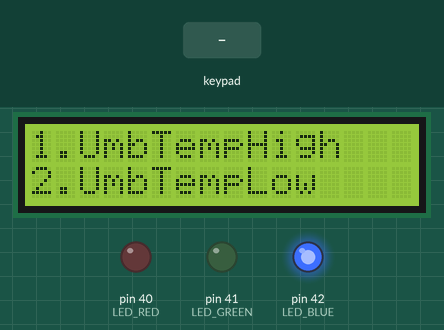
A sketch run on a simulated Arduino Mega 2560, built with avr-gcc and run on an emulated ATmega2560. Shown: 16×2 character LCD, output pins drawn as LEDs (lit = HIGH). The test bench sets the inputs (shaded band).

Above: at 1.2 s.
1.3 s: key '#' pressed
2.8 s: keypad keys 2 2 2 4 2 6 2 8 * pressed 0.4 s apart
At 7.0 s:
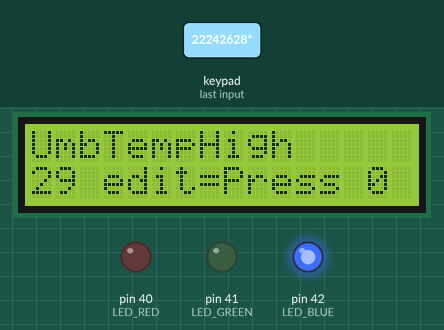
7.9 s: key '1' pressed
At 8.4 s:
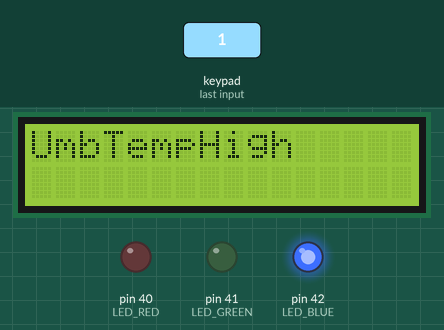
9.4 s: keypad keys 1 3 9 7 2 2 2 2 * pressed 0.4 s apart
At 13.3 s:
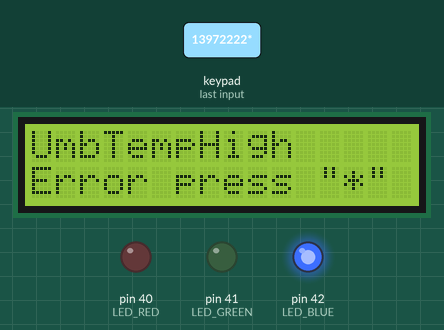
14.5 s: keypad keys 3 0 3 2 3 4 3 6 # pressed 0.4 s apart
At 14.8 s:
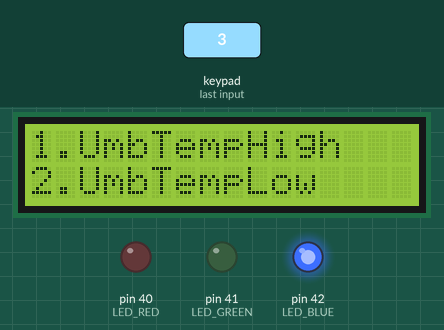
19.6 s: keypad keys 3 0 3 2 3 4 3 6 D pressed 0.4 s apart
At 23.3 s:
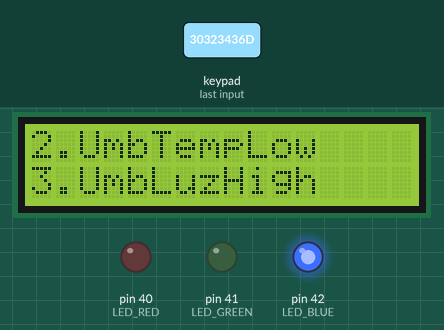
Timing chart, 0 to 24.8 s (numbered marks = the images above; inputs shaded):
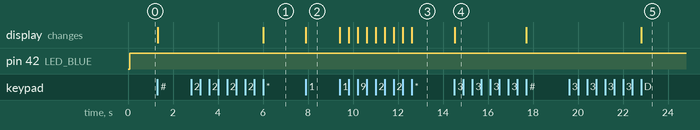

Measured:
- after the input at 2.8 s, the display: changes after 3.2 s (image 1)
- after the input at 7.9 s, the display: changes at once (image 2)
- after the input at 9.4 s, the display: first changes at once (image 3 shows a later state)
- after the input at 14.5 s, the display: changes at once (image 4)
- after the input at 19.6 s, the display: changes after 3.2 s (image 5)

The sketch:

menu.ino
```cpp
/*
Brayan Estiven Benavides Murcia
Cesar Paz Payán
*/

#include <LiquidCrystal.h>
#include <LiquidMenu.h>
#include <Keypad.h>
//#include "AsyncTaskLib.h"
#include <EasyBuzzer.h>
#include <EEPROM.h>

#define BUZZER_PASIVO 6
#define LED_RED 40
#define LED_GREEN 41
#define LED_BLUE 42
const int rs = 12, en = 11, d4 = 5, d5 = 4, d6 = 3, d7 = 2;
LiquidCrystal lcd(rs, en, d4, d5, d6, d7);

  const byte ROWS = 4;
  const byte COLS = 4;
  char keys[ROWS][COLS] = {
      {'1', '2', '3', 'A'},
      {'4', '5', '6', 'B'},
      {'7', '8', '9', 'C'},
      {'*', '0', '#', 'D'}};
  byte rowPins[ROWS] = {22, 24, 26, 28};
  byte colPins[COLS] = {30, 32, 34, 36};
  Keypad keypad = Keypad(makeKeymap(keys), rowPins, colPins, ROWS, COLS);

//void tarea();
//AsyncTask asyncTask(300, true, tarea);

/**
 * Valores por defecto de los umbrales de temperatura y luz, y valores maximos de temperatura y luz
 * Valor de simulacion de sensor de temperatura DHT11
 */
#define DEFAULT_TEMPHIGH 29
#define DEFAULT_TEMPLOW 26
#define DEFAULT_LUZHIGH 800
#define DEFAULT_LUZLOW 300
#define TEST_TEMP 20
#define MAX_TEMP 125
#define MAX_LIGTH 1023

int umbrTempHigh = DEFAULT_TEMPHIGH, umbrTempLow = DEFAULT_TEMPLOW, umbrLuzHigh = DEFAULT_LUZHIGH, umbrLuzLow = DEFAULT_LUZLOW;

int leerKeypad();
void editar_valor(String titulo, byte *varimp);
void color(unsigned char red, unsigned char green, unsigned char blue);

  LiquidScreen *lastScreen = nullptr;

  LiquidLine screen_1_line_1(0, 0, "1.UmbTempHigh");
  LiquidLine screen_1_line_2(0, 1, "2.UmbTempLow");
  LiquidScreen screen_1(screen_1_line_1, screen_1_line_2);

  LiquidLine screen_2_line_1(0, 0, "2.UmbTempLow");
  LiquidLine screen_2_line_2(0, 1, "3.UmbLuzHigh");
  LiquidScreen screen_2(screen_2_line_1, screen_2_line_2);

  LiquidLine screen_3_line_1(0, 0, "3.UmbLuzHigh");
  LiquidLine screen_3_line_2(0, 1, "4.UmbLuzLow");
  LiquidScreen screen_3(screen_3_line_1, screen_3_line_2);

  LiquidLine screen_4_line_1(0, 0, "4.UmbLuzLow");
  LiquidLine screen_4_line_2(0, 1, "5.Reset");
  LiquidScreen screen_4(screen_4_line_1, screen_4_line_2);

  LiquidLine screen_5_line_1(0, 0, "");
  LiquidLine screen_5_line_2(0, 1, "");
  LiquidScreen screen_5(screen_5_line_1, screen_5_line_2);

  LiquidMenu menu(lcd, screen_1, screen_2, screen_3, screen_4);

int leerKeypad() {
  String strNumber = "";
  lcd.setCursor(0, 1);
  lcd.print("                ");
  lcd.setCursor(0, 1);
  lcd.print("                ");
  lcd.setCursor(0, 1);

  while (true) {
    char key = keypad.getKey();
    if (key) {
      if (key == '*') {
        break;
      } else if (key > 'A' && key < 'D') {
        continue;
      } else if (key >= '0' && key <= '9') {
        strNumber += key;
        lcd.print(key);
      }
    }
  }
  return strNumber.toInt();
}

void color(unsigned char red, unsigned char green, unsigned char blue)  // the color generating function
{
  analogWrite(LED_RED, red);
  analogWrite(LED_BLUE, blue);
  analogWrite(LED_GREEN, green);
}
/*
void guardar() {
  EEPROM.put(0, umbrTempHigh);
  EEPROM.put(10, umbrTempLow);
}

void recuperar(int ) {
  EEPROM.get(0, umbrTempHigh);
  EEPROM.get(10,  umbrTempLow);
}
*/
void editar_valor(String titulo, int *varimp) {
  char pressedKey;
  menu.change_screen(&screen_5);
  lcd.setCursor(0, 0);
  lcd.print("                ");
  lcd.setCursor(0, 0);
  lcd.print(titulo);
  lcd.setCursor(0, 1);
  lcd.print(*varimp);
  lcd.print(" edit=Press 0");
  while ((pressedKey = keypad.getKey()) != '*' && pressedKey == NO_KEY && pressedKey != '#') {
  }
  if (pressedKey == '#') {
    menu.change_screen(lastScreen);
    return;
  }
  int number = leerKeypad();
  if (varimp == &umbrTempLow && number < umbrTempHigh || varimp == &umbrTempHigh && number > umbrTempLow && number <= MAX_TEMP) {
    *varimp = number;
    menu.change_screen(lastScreen);
    return;
  }

  if (varimp == &umbrLuzLow && number < umbrLuzHigh || varimp == &umbrLuzHigh && number > umbrLuzLow && number <= MAX_LIGTH) {
    *varimp = number;
    menu.change_screen(lastScreen);
    return;
  }
  lcd.setCursor(0, 1);
  lcd.print("                ");
  lcd.setCursor(0, 1);
  lcd.print("Error press \"*\"");
  while ((pressedKey = keypad.getKey()) != '*' && pressedKey == NO_KEY) {
  }

  menu.change_screen(lastScreen);
}

void setup() {
  Serial.begin(9600);
  lcd.begin(16,2);
  menu.add_screen(screen_5);
  pinMode(BUZZER_PASIVO, OUTPUT);
  pinMode(LED_GREEN, OUTPUT);
  pinMode(LED_BLUE, OUTPUT);
  pinMode(LED_RED, OUTPUT);
  EasyBuzzer.setPin(BUZZER_PASIVO);
//  asyncTask.Start();
  screen_1_line_1.attach_function(1, []() {
    editar_valor("UmbTempHigh", &umbrTempHigh);
  });
  screen_1_line_2.attach_function(1, []() {
    editar_valor("UmbTempLow", &umbrTempLow);
  });

  screen_2_line_1.attach_function(1, []() {
    editar_valor("UmbTempLow", &umbrTempLow);
  });
  screen_2_line_2.attach_function(1, []() {
    editar_valor("UmbLuzHigh", &umbrLuzHigh);
  });

  screen_3_line_1.attach_function(1, []() {
    editar_valor("UmbLuzHigh", &umbrLuzHigh);
  });
  screen_3_line_2.attach_function(1, []() {
    editar_valor("UmbLuzLow", &umbrLuzLow);
  });

  screen_4_line_1.attach_function(1, []() {
    editar_valor("UmbLuzLow", &umbrLuzLow);
  });
  screen_4_line_2.attach_function(1, []() {
    menu.change_screen(&screen_5);
    lcd.setCursor(0, 0);
    lcd.print("                ");
    lcd.setCursor(0, 0);
    lcd.print("\"*\" to confirm ");
    lcd.setCursor(0, 1);
    lcd.print("\"#\" to cancel  ");
    char pressedKey;
    while ((pressedKey = keypad.getKey()) != '*' && pressedKey == NO_KEY && pressedKey != '#') {
    }
    if (pressedKey == '#') {
      menu.change_screen(lastScreen);
      return;
    }
    umbrTempHigh = DEFAULT_TEMPHIGH;
    umbrTempLow = DEFAULT_TEMPLOW;
    menu.change_screen(lastScreen);
  });
  menu.update();
}

void loop() {
//  asyncTask.Update();
EasyBuzzer.update();

  char key = keypad.getKey();
  if (key == 'A') {
    if (menu.get_currentScreen() != &screen_1) {
      menu.previous_screen();
    }
  } else if (key == 'D') {
    if (menu.get_currentScreen() != &screen_4) {
      menu.next_screen();
    }
  } else if (key == '#') {
    menu.switch_focus();
  } else if (key == '*') {
    lastScreen = menu.get_currentScreen();
    menu.call_function(1);
  }
  if (TEST_TEMP > umbrTempHigh) {
//    EEPROM.put(0, umbrTempHigh);
    color(255, 0, 0);
 //   delay(1000);
    EasyBuzzer.singleBeep(300,500);
  } else if (TEST_TEMP < umbrTempLow) {
//    EEPROM.put(10, umbrTempLow);
    color(0, 0, 255);
  //  delay(1000);
    EasyBuzzer.stopBeep();
  } else {
    color(0, 255, 0);
//    delay(1000);
    EasyBuzzer.stopBeep();
  }
}
```
